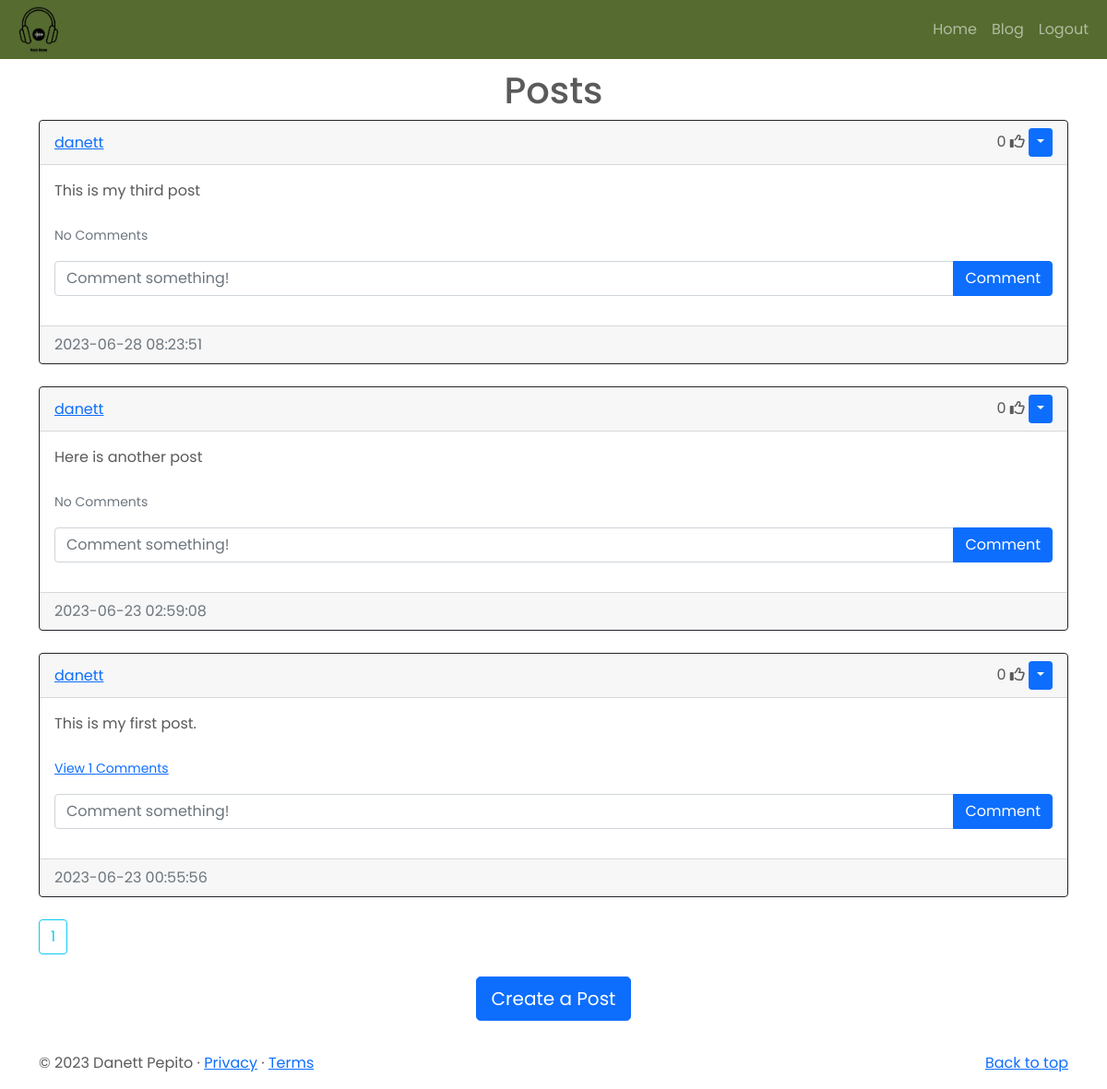
Page /blog (signed in) on the earlier database version.
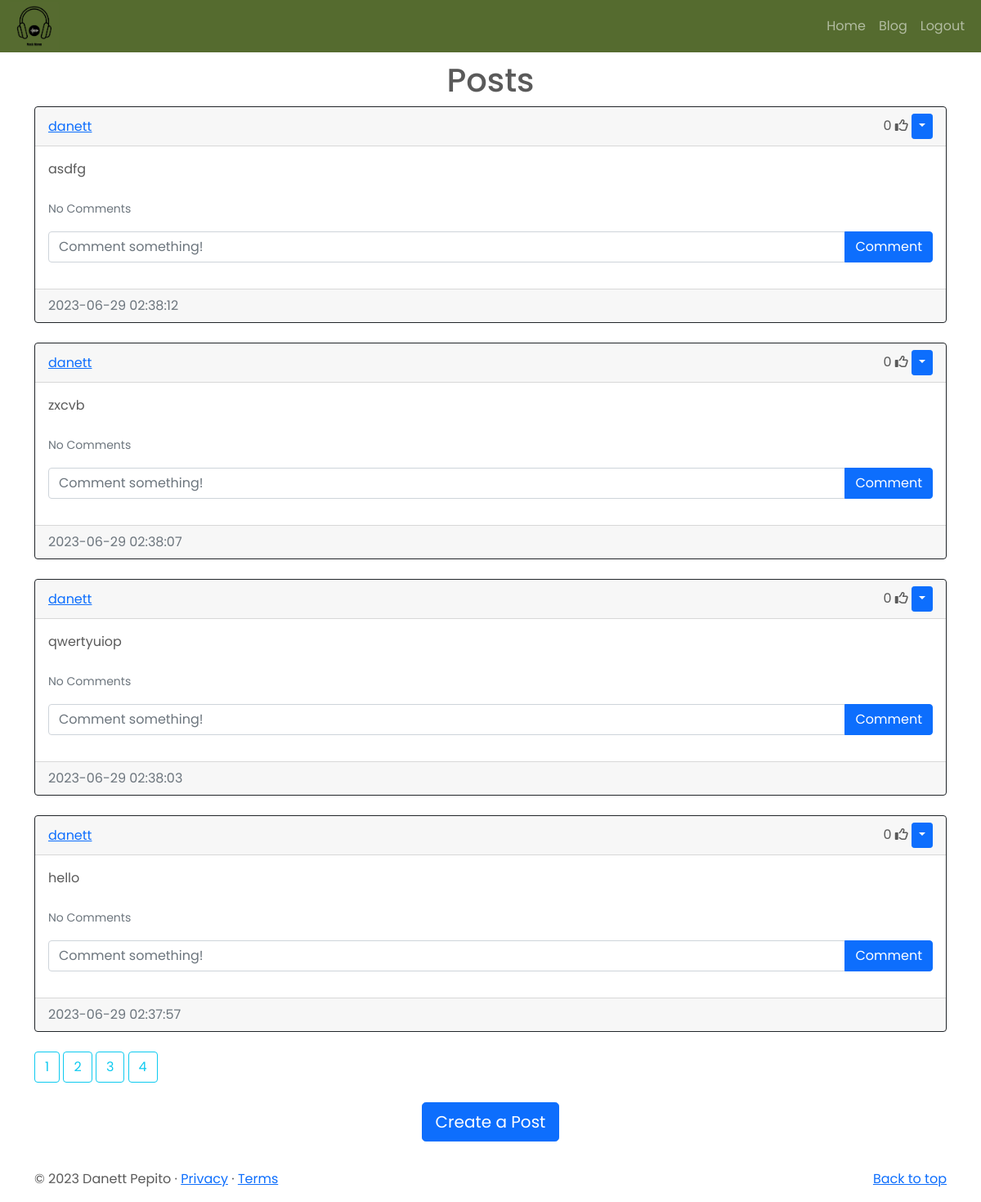
Same page on the later database version.
### website/models.py (models this page shows)
class Post(db.Model):
    id = db.Column(db.Integer, primary_key=True)
    text = db.Column(db.Text, nullable=False)
    date_created = db.Column(db.DateTime(timezone=True), default=func.now())
    author = db.Column(db.Integer, db.ForeignKey(
        'user.id', ondelete="CASCADE"), nullable=False)  # Foreign key referencing the User who authored the post
    comments = db.relationship('Comment', backref='post', passive_deletes=True)
    likes = db.relationship('Like', backref='post', passive_deletes=True)

class User(db.Model, UserMixin):
    id = db.Column(db.Integer, primary_key=True)
    email = db.Column(db.String(150), unique=True)
    username = db.Column(db.String(150), unique=True)
    password = db.Column(db.String(150))
    date_created = db.Column(db.DateTime(timezone=True), default=func.now())
    posts = db.relationship('Post', backref='user', passive_deletes=True)
    comments = db.relationship('Comment', backref='user', passive_deletes=True)
    likes = db.relationship('Like', backref='user', passive_deletes=True)

### website/views.py (the view)
@views.route("/blog")
@login_required
def blog():
    page = request.args.get('page', 1, type=int)
    posts = Post.query.order_by(Post.date_created.desc()).paginate(page=page, per_page=4)
    return render_template("blog.html", user=current_user, posts=posts)

### website/__init__.py (called while the page is built)
def create_app():
    app = Flask(__name__) # Create a Flask application instance
    app.config['SECRET_KEY'] = "helloworld"
    app.config['SQLALCHEMY_DATABASE_URI'] = f'sqlite:///{DB_NAME}'
    db.init_app(app)
    from .views import views # (Relative) import inside the python package
    from .auth import auth
    app.register_blueprint(views, url_prefix="/") # Register the views Blueprint with the application
    app.register_blueprint(auth, url_prefix="/")
    from .models import User, Post, Comment, Like
    with app.app_context():
        db.create_all()
        print("Created Database!")
    login_manager = LoginManager()
    login_manager.login_view = "auth.login" # Redirects to Login page
    login_manager.init_app(app)
    @login_manager.user_loader
    def load_user(id):
        return User.query.get(int(id))
    return app # Return the created application instance

### website/templates/blog.html
{% extends "posts_div.html" %} {% block title %}Blog{% endblock %}

### website/templates/posts_div.html (shortened to what this page needs)
{% extends "base.html" %} {% block title %}Home{% endblock %} {% block content
%}
<h1 align="center">{% block header %}Posts{% endblock %}</h1>
<div id="posts">
  {% for post in posts %}
  <div class="card border-dark">
    <div class="card-header d-flex justify-content-between align-items-center">
      <a href="/posts/{{post.user.username}}">{{post.user.username}}</a>
      <div>
        <span id="likes-count-{{post.id}}">
        {{ post.likes|length }}</span>
        {% if user.id in post.likes|map(attribute="author")|list %}
        <i
          class="fas fa-thumbs-up"
          id="like-button-{{post.id}}"
          onclick="like({{post.id}})"
        ></i>
        {% else %}
        <i
          class="far fa-thumbs-up"
          id="like-button-{{post.id}}"
          onclick="like({{post.id}})"
        ></i>
        {% endif %} {% if user.id == post.author %}
        <div class="btn-group">
          <button
            type="button"
            class="btn btn-sm btn-primary dropdown-toggle"
            data-bs-toggle="dropdown"
          ></button>
      </div>
      {% endif %}
      </div>
    </div>
    <div class="card-body">
      <div class="card-text">{{post.text}}</div>
      <br />
      <p class="card-text">
        {% if post.comments|length > 0 %}
        <a data-bs-toggle="collapse" href="#comments-{{post.id}}" role="button">
          <small>View {{post.comments|length}} Comments</small>
        </a>
        {% else %}
        <small class="text-muted">No Comments</small>
        {% endif %}
      </p>
      <form
        class="input-group mb-3"
        method="POST"
        action="/create-comment/{{post.id}}"
      >
        <input
          type="text"
          id="text"
          name="text"
          class="form-control"
          placeholder="Comment something!"
        />
        <button type="submit" class="btn btn-primary">Comment</button>
      </form>
    </div>
    <div class="card-footer text-muted">{{post.date_created}}</div>
  </div>
  <br /> {% endfor %}
</div>
{% for page_num in posts.iter_pages(left_edge=1, right_edge=1, left_current=1, right_current=2) %}
{% if page_num %}
  {% if posts.page == page_num %}
    <a class="btn btn-outline-info mb-4" href="{{ url_for('views.blog', page=page_num)}}">{{ page_num }}</a>
  {% else %}
    <a class="btn btn-outline-info mb-4" href="{{ url_for('views.blog', page=page_num)}}">{{ page_num }}</a>
  {% endif %}
{% else %}
  ...
{% endif %}
{% endfor %}
{% block footer %}
<div align="center">
  <a href="/create-post"
    ><button type="button" class="btn btn-primary btn-lg">
      Create a Post
    </button></a
  >
</div>
<br />
  {% endblock %} {% endblock %}

Differences in the rows shown:
no longer on this page (row unchanged): Post: user.username "danett", likes|length "0", text "This is my third post", shows "No Comments", date_created "2023-06-28 08:23:51"
no longer on this page (row unchanged): Post: user.username "danett", likes|length "0", text "Here is another post", shows "No Comments", date_created "2023-06-23 02:59:08"
no longer on this page (row unchanged): Post: user.username "danett", likes|length "0", text "This is my first post.", comments|length "1", date_created "2023-06-23 00:55:56"
added Post: user.username "danett", likes|length "0", text "asdfg", shows "No Comments", date_created "2023-06-29 02:38:12"
added Post: user.username "danett", likes|length "0", text "zxcvb", shows "No Comments", date_created "2023-06-29 02:38:07"
added Post: user.username "danett", likes|length "0", text "qwertyuiop", shows "No Comments", date_created "2023-06-29 02:38:03"
added Post: user.username "danett", likes|length "0", text "hello", shows "No Comments", date_created "2023-06-29 02:37:57"
Other differences:
new list line: "2"
new list line: "3"
new list line: "4"
